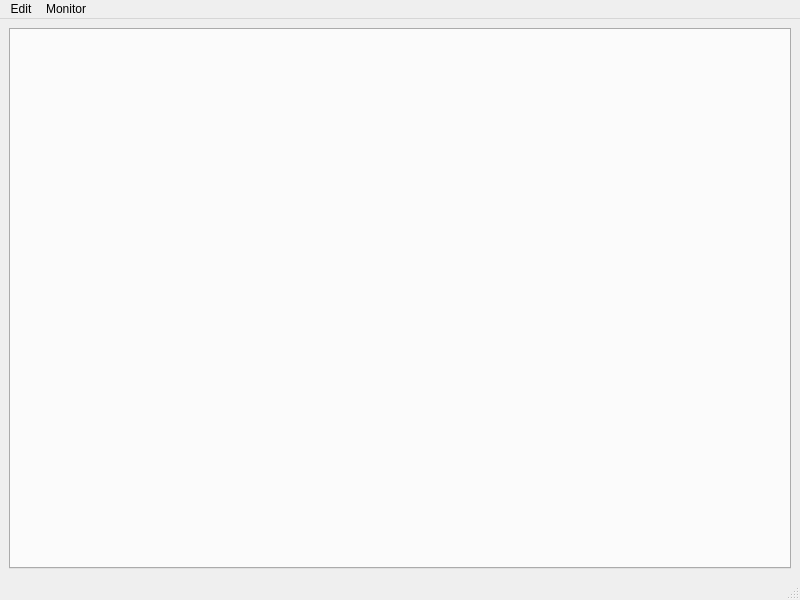
<?xml version="1.0" encoding="UTF-8"?>
<ui version="4.0">
 <class>MainWindow</class>
 <widget class="QMainWindow" name="MainWindow">
  <property name="geometry">
   <rect>
    <x>0</x>
    <y>0</y>
    <width>800</width>
    <height>600</height>
   </rect>
  </property>
  <property name="windowTitle">
   <string>MainWindow</string>
  </property>
  <widget class="QWidget" name="centralwidget">
   <layout class="QVBoxLayout" name="verticalLayout">
    <item>
     <widget class="QTabWidget" name="tab_widget">
      <property name="tabsClosable">
       <bool>true</bool>
      </property>
     </widget>
    </item>
   </layout>
  </widget>
  <widget class="QMenuBar" name="menubar">
   <property name="geometry">
    <rect>
     <x>0</x>
     <y>0</y>
     <width>800</width>
     <height>23</height>
    </rect>
   </property>
   <widget class="QMenu" name="menuEdit">
    <property name="title">
     <string>Edit</string>
    </property>
    <addaction name="action_open_file"/>
    <addaction name="action_save_file"/>
    <addaction name="action_save_as"/>
   </widget>
   <widget class="QMenu" name="menuMonitor">
    <property name="title">
     <string>Monitor</string>
    </property>
    <addaction name="action_open_from_service"/>
    <addaction name="action_config_connect"/>
   </widget>
   <addaction name="menuEdit"/>
   <addaction name="menuMonitor"/>
  </widget>
  <widget class="QStatusBar" name="statusbar"/>
  <action name="action_open_file">
   <property name="text">
    <string>Open from File</string>
   </property>
  </action>
  <action name="action_save_file">
   <property name="text">
    <string>Save</string>
   </property>
  </action>
  <action name="action_open_from_service">
   <property name="text">
    <string>Open from Service</string>
   </property>
  </action>
  <action name="action_save_as">
   <property name="text">
    <string>Save as...</string>
   </property>
  </action>
  <action name="action_config_connect">
   <property name="text">
    <string>Configure Connection</string>
   </property>
  </action>
 </widget>
 <resources/>
 <connections/>
</ui>
